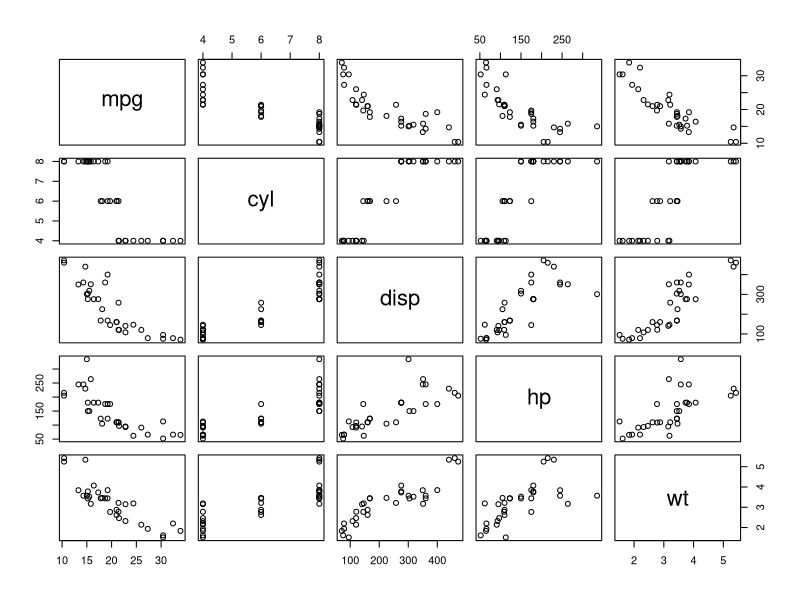
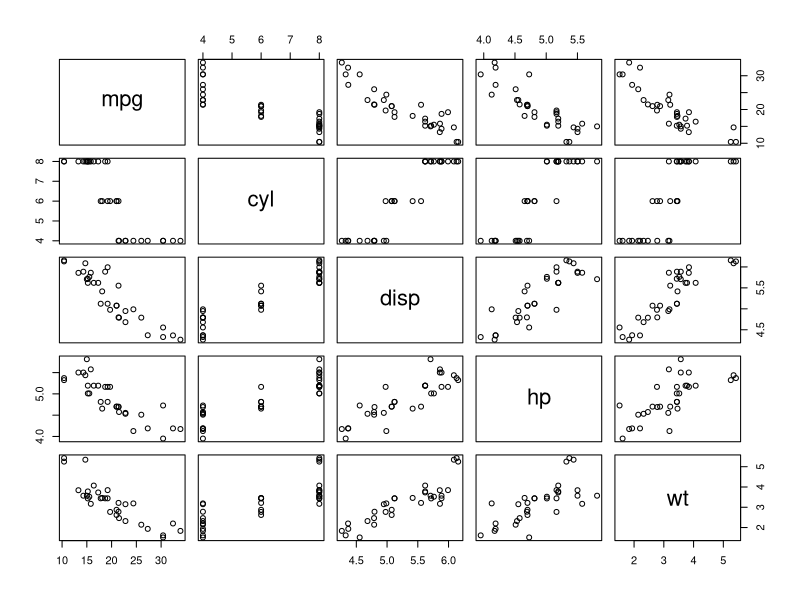
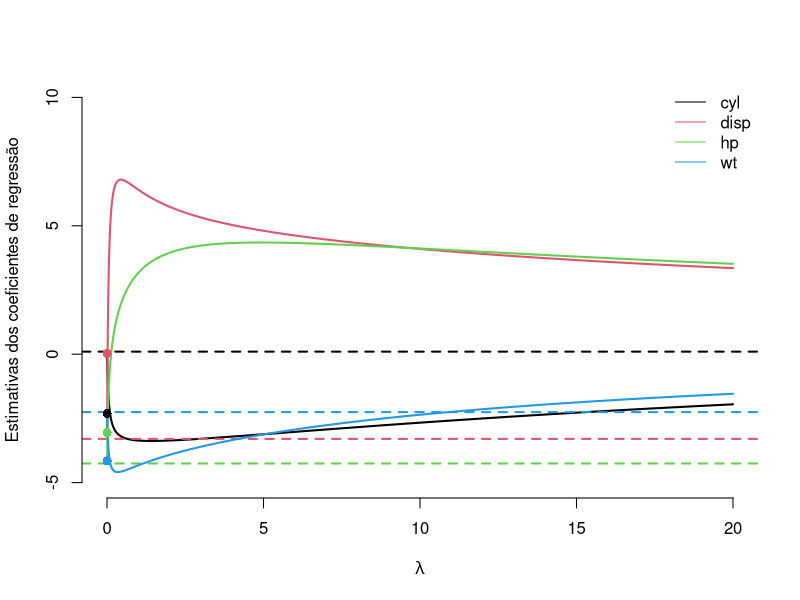
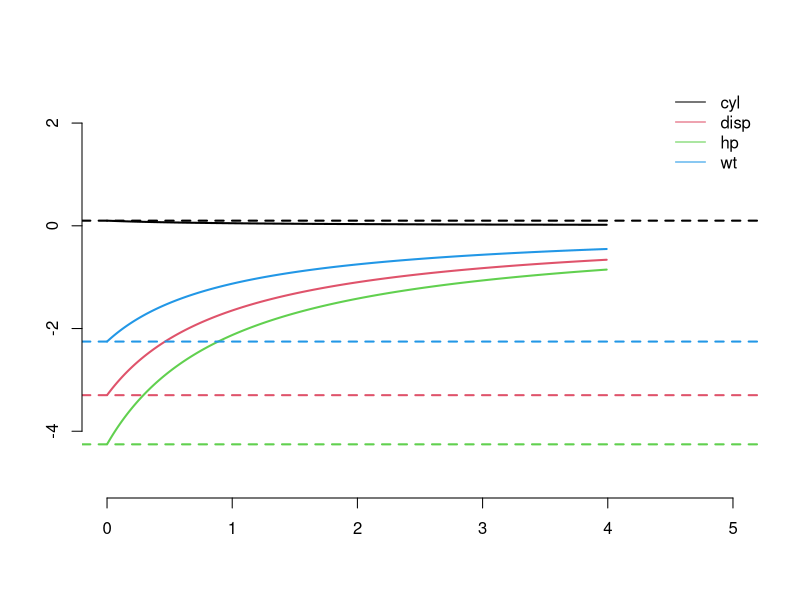
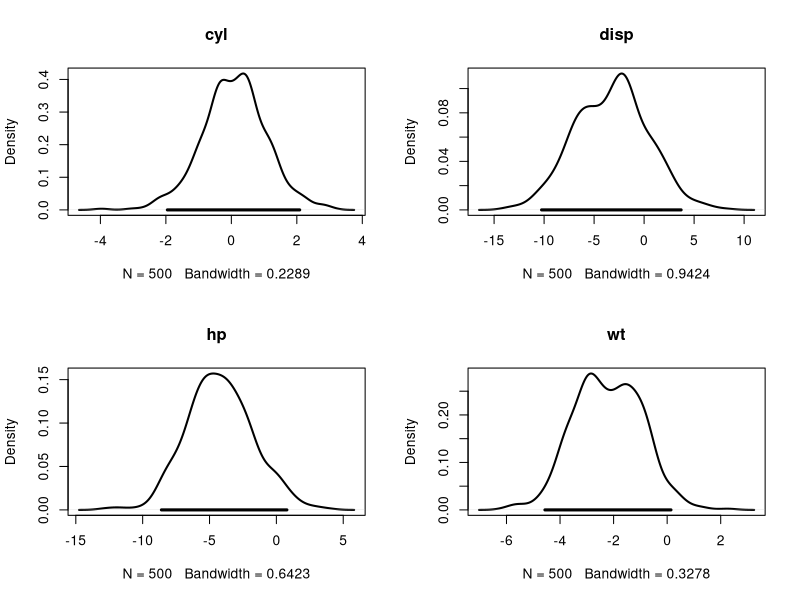
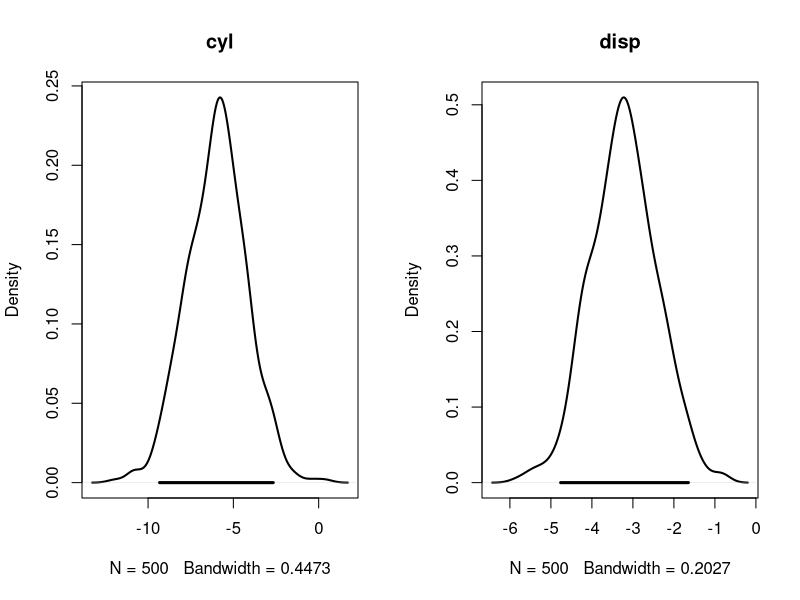

Write R code to recreate these figures, in order. (Note: this script raises an error after producing the figures.)
## ---- chunk 1
banco  <- mtcars[,c("mpg","cyl", "disp","hp","wt")]
pairs(banco)
## ---- chunk 2
banco2  <- banco
banco2$disp <- log ( banco$disp )
banco2$hp   <- log ( banco$hp )
pairs(banco2)
## ---- chunk 3
X <- as.matrix(cbind(1,banco2[,-1]))
y =  banco2[,1]

beta_til <- function(lambda) solve( diag(lambda,5) + t(X)%*%X )%*%t(X)%*%y
beta_emv <- beta_til(0)

m = 20
lambda = seq(.001,m,.001)
resp = NULL
for(l in lambda){
  resp <- rbind(resp, beta_til(l)[,1])
}

plot.new()
plot.window(ylim=c(-5,10), xlim=c(0,m))
lines(lambda, resp[,2],col=1,lwd=2)
abline(h=beta_emv[2,1],col=1, lty = 2,lwd=2)
lines(lambda, resp[,3],col=2,lwd=2)
abline(h=beta_emv[3,1],col=2, lty = 2,lwd=2)
lines(lambda, resp[,4],col=3,lwd=2)
abline(h=beta_emv[4,1],col=3, lty = 2,lwd=2)
lines(lambda, resp[,5],col=4,lwd=2)
abline(h=beta_emv[5,1],col=4, lty = 2,lwd=2)
points(cbind(lambda[1],resp[1,]), pch = 16, col=1:4, cex= 1.2)
axis(1)
axis(2)
legend('topright',names(banco2)[-1],col=1:4,bty='n',lty=1)
title(xlab=expression(lambda), ylab='Estimativas dos coeficientes de regressão')
## ---- chunk 4
X <- as.matrix(cbind(1,banco2[,-1]))
y =  banco2[,1]

Sa = solve(t(X)%*%X)
beta_til <- function(lambda) (Sa%*%t(X)%*%y)/(1+lambda)

m=5
lambda = seq(.001,4,.01)
resp = NULL
for(l in lambda){
  resp <- rbind(resp, beta_til(l)[,1])
}

plot.new()
plot.window(ylim=c(-5,2.5), xlim=c(0,m))
lines(lambda, resp[,2],col=1, lwd = 2)
abline(h = beta_emv[2,1], col = 1, lwd = 2,lty=2)
lines(lambda, resp[,3],col=2, lwd = 2)
abline(h = beta_emv[3,1], col = 2, lwd = 2,lty=2)
lines(lambda, resp[,4],col=3, lwd= 2)
abline(h = beta_emv[4,1], col = 3, lwd =2,lty=2)
lines(lambda, resp[,5],col=4, lwd= 2)
abline(h = beta_emv[5,1], col = 4, lwd = 2,lty=2)
axis(1)
axis(2)
legend('topright',names(banco2)[-1],col=1:4,bty='n',lty=1, bg = 'white')

## ---- chunk 5
require(mvtnorm)
# simulando phi
X= as.matrix(cbind(1,banco2[,-1]))
y = banco2[,1]
SX = solve(t(X)%*%X)
lambda = .01
beta_emv <- SX%*%t(X)%*%y
SQR = t((y-X%*%beta_emv))%*%(y-X%*%beta_emv)
s1 = SQR+(t(beta_emv)%*%t(X)%*%X%*%beta_emv)*lambda/(1+lambda)
n = length(y)
phi = rgamma(500,n/2, .5*drop(s1))

mu = beta_emv/(1+lambda)
beta = array(NA_real_, c(500,5))
for(i in 1:500)beta[i,] = rmvnorm(1, mu,SX/(phi[i]*1.01) )

oo = par(mfrow=c(2,2))
plot(density(beta[,2]), main =names(banco2)[2],lwd=2)
qq = quantile(beta[,2], c(.025,.975))
segments(qq[1],0,qq[2],0, lwd = 3)
plot(density(beta[,3]), main =names(banco2)[3],lwd=2)
qq = quantile(beta[,3], c(.025,.975))
segments(qq[1],0,qq[2],0, lwd = 3)
plot(density(beta[,4]), main =names(banco2)[4],lwd=2)
qq = quantile(beta[,4], c(.025,.975))
segments(qq[1],0,qq[2],0, lwd = 3)
plot(density(beta[,5]), main =names(banco2)[5],lwd=2)
qq = quantile(beta[,5], c(.025,.975))
segments(qq[1],0,qq[2],0, lwd = 3)
par(oo)

## ---- chunk 6
# criando a função log-verossimilhança
loglik <- function(theta,y,X){
  m = length(theta)
  beta= matrix(theta[1:(m-1)], ncol = 1)
  phi = theta[m]
  mu = X%*%beta
  sum( dnorm(y,mu,1/sqrt(phi) , log = T))
}
## ---- chunk 7
require(mvtnorm)
# matriz de regressoras (com o intercepto)
X = as.matrix(cbind(1,banco2[,-1]))
y = banco2[,1]
lambda = .01
n = length(y)
B = 5000
# simulando phi
Sa = solve(t(X)%*%X)
beta_emv <- Sa%*%t(X)%*%y
SQR = t((y-X%*%beta_emv))%*%(y-X%*%beta_emv)
s1 = SQR + (t(beta_emv) %*% t(X) %*%X%*% beta_emv )*lambda/(1+lambda)
phi = rgamma(B,n/2, .5*drop(s1))

# simulando mu
mu = beta_emv/(1+lambda)
beta = array(NA_real_, c(B,ncol(X)))
for(i in 1:B)beta[i,] = rmvnorm(1, mu,Sa/(phi[i]*(1+lambda)) )

# encontrando as estimativas a posteriori
beta_hat = colMeans(beta)
phi_hat  = mean(phi)

# encontrando vi e estimando k
vi = apply( cbind(beta,phi), 1, function(theta) -2*loglik(theta,y,X))
k  = var(vi)/2
k
# calculando o DIC
-2*loglik(c(beta_hat,phi_hat), y, X) +2*k
## ---- chunk 8
tabela_dic <- data.frame(
  Regressoras = c("disp, cyl, hp, wt", "disp, hp, wt", "cyl, hp, wt", "cyl, hp, wt", 
                  "cyl, disp, hp", "hp, wt", "dips, wt", "disp, hp","wt"),
  DIC = c(171,170,171,172,172,169,171,171,175)
)

# Visualizando a tabela no console (opcional)
print(tabela_dic)
## ---- chunk 9
require(mvtnorm)
# simulando phi
X= as.matrix(cbind(1,banco2[,-1][,3:4]))
y = banco2[,1]
SX = solve(t(X)%*%X)
lambda = .01
beta_emv <- SX%*%t(X)%*%y
SQR = t((y-X%*%beta_emv))%*%(y-X%*%beta_emv)
s1 = SQR+(t(beta_emv)%*%t(X)%*%X%*%beta_emv)*lambda/(1+lambda)
n = length(y)
phi = rgamma(500,n/2, .5*drop(s1))

mu = beta_emv/(1+lambda)
beta = array(NA_real_, c(500,ncol(X)))
for(i in 1:500)beta[i,] = rmvnorm(1, mu,SX/(phi[i]*1.01) )

oo = par(mfrow=c(1,2))
plot(density(beta[,2]), main =names(banco2)[2],lwd=2)
qq = quantile(beta[,2], c(.025,.975))
segments(qq[1],0,qq[2],0, lwd = 3)
plot(density(beta[,3]), main =names(banco2)[3],lwd=2)
qq = quantile(beta[,3], c(.025,.975))
segments(qq[1],0,qq[2],0, lwd = 3)
par(oo)

## ---- chunk 10
n <- length(x)
y_pred <- array(NA_real_, c(500, n))
for(i in 1:500){
  y_pred[i,] <- rnorm(n, X%*%beta[i,], 1/sqrt(phi[i]))
}

Fd_sim = apply(y_pred,1, function(x){
  Fd = ecdf(x)
  Fd(sort(y))
})

qq = apply(Fd_sim,1, function(x) quantile(x,c(.025,.977)))

plot(ecdf(y), main = '')
lines(sort(y),qq[1,], col =2)
lines(sort(y),qq[2,], col =2)
